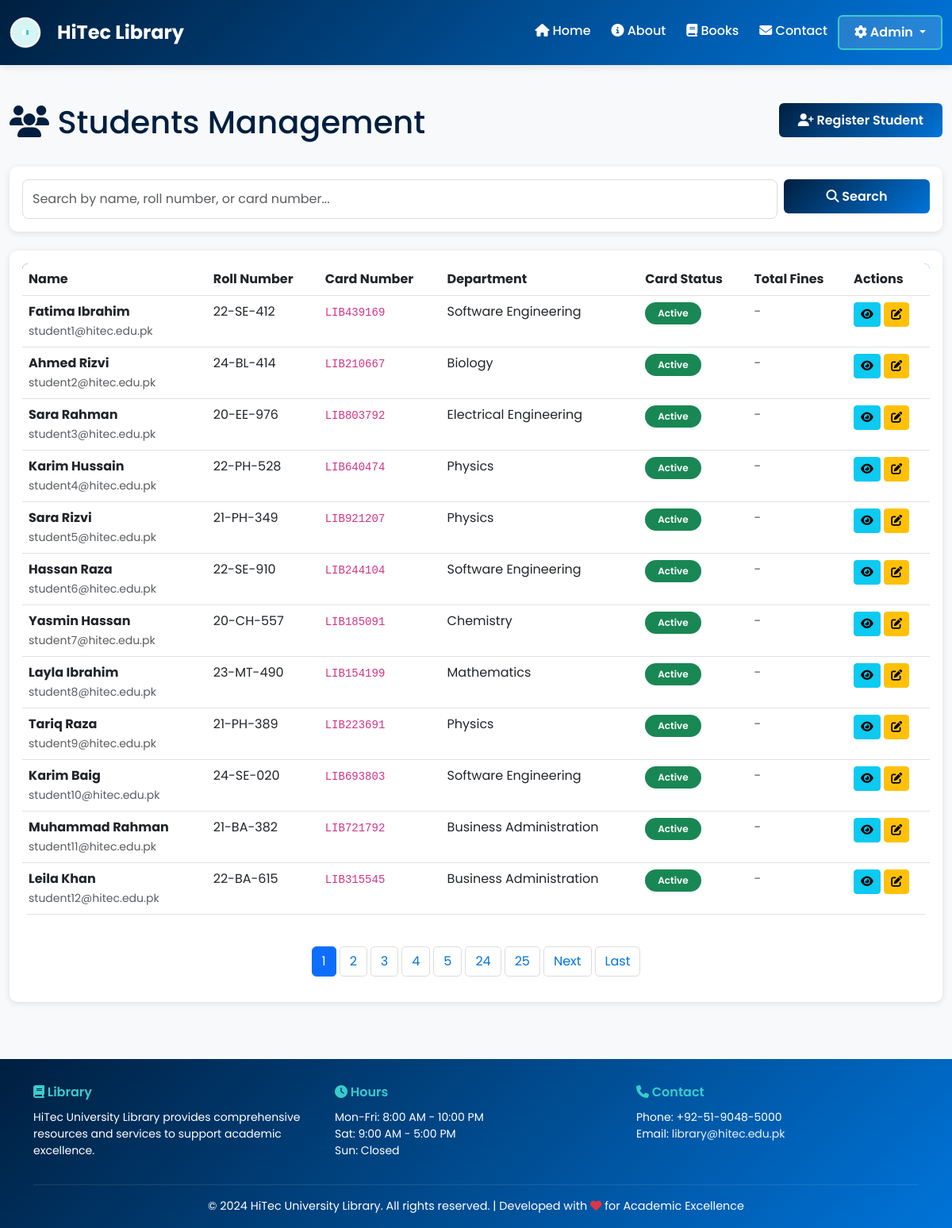
Before: /admin/students (signed in) with the older database file.
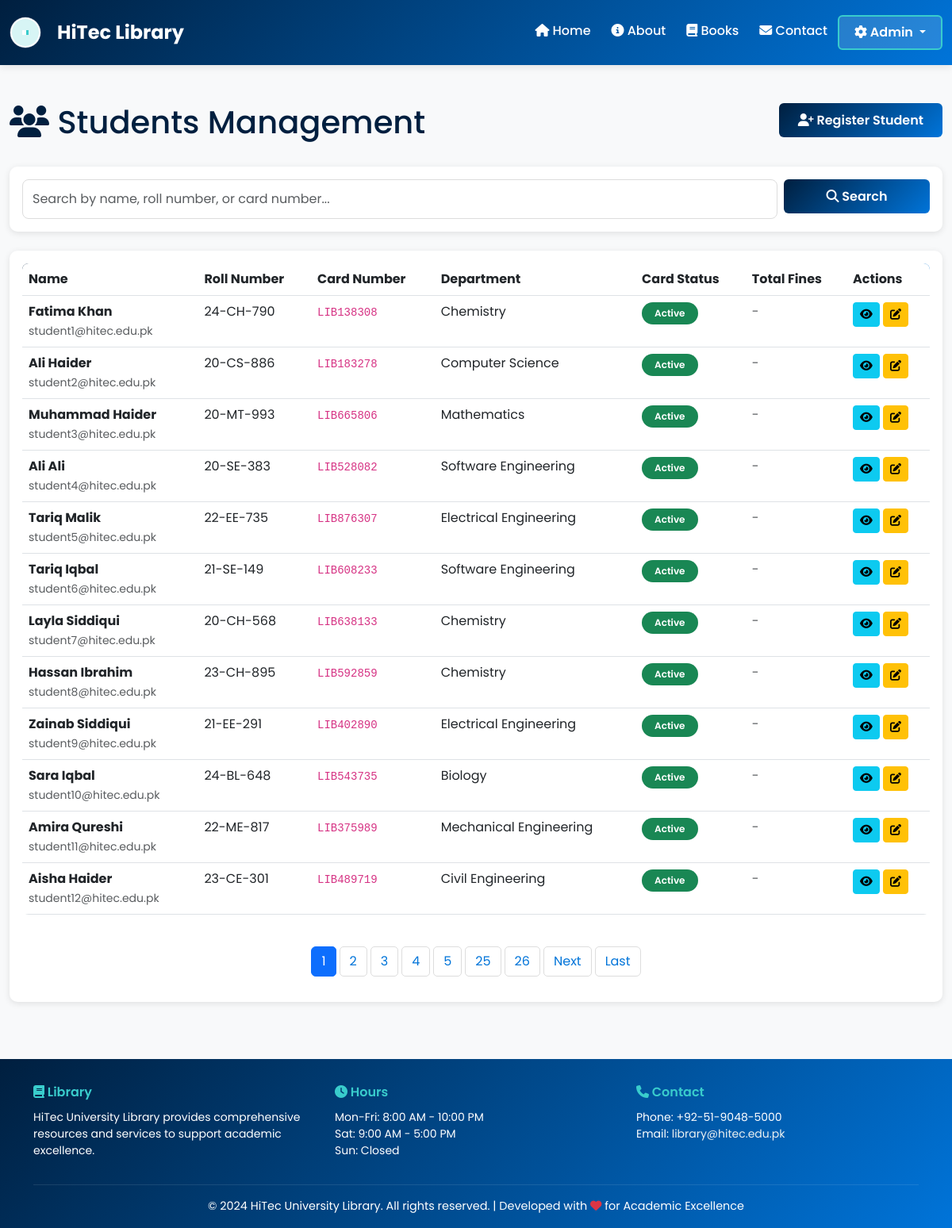
After: the same page with the newer database file.
### app.py (models this page shows)
class Student(db.Model):
    id = db.Column(db.Integer, primary_key=True)
    name = db.Column(db.String(150), nullable=False)
    email = db.Column(db.String(100), unique=True, nullable=False)
    roll_number = db.Column(db.String(20), unique=True, nullable=False)
    phone = db.Column(db.String(15))
    department = db.Column(db.String(100))
    semester = db.Column(db.Integer)
    library_card_number = db.Column(db.String(50), unique=True, nullable=False)
    card_status = db.Column(db.String(20), default='active')  # active, suspended, expired
    total_fines = db.Column(db.Float, default=0.0)
    registered_at = db.Column(db.DateTime, default=get_utc_now)
    loans = db.relationship('Loan', backref='student', lazy=True)
    reviews = db.relationship('Review', backref='student', lazy=True)

### app.py (the view, shortened to what this page needs)
@app.route('/admin/students')
@login_required
def admin_students():
    page = request.args.get('page', 1, type=int)
    search = request.args.get('search', '')
    query = Student.query
    students = query.paginate(page=page, per_page=ITEMS_PER_PAGE)
    return render_template('admin/students.html', students=students, search=search)

### app.py (called while the page is built)
def login_required(f):
    @wraps(f)
    def decorated_function(*args, **kwargs):
        if 'admin_id' not in session:
            flash('Please login to access this page', 'warning')
            return redirect(url_for('admin_login'))
        return f(*args, **kwargs)
    return decorated_function

### templates/admin/students.html (shortened to what the changed rows need)
{% extends "base.html" %}
{% block content %}
<div class="container-fluid py-4">
    <div class="row mb-4">
        <div class="col-md-8">
            <h1 class="text-primary">
                <i class="fas fa-users"></i> Students Management
            </h1>
        </div>
    </div>
    <div class="card border-0 shadow-sm">
        <div class="card-body">
            {% if students.items %}
            <div class="table-responsive">
                <table class="table table-hover">
                    <thead>
                        <tr>
                            <th>Name</th>
                            <th>Roll Number</th>
                            <th>Card Number</th>
                            <th>Department</th>
                            <th>Card Status</th>
                            <th>Total Fines</th>
                            <th>Actions</th>
                        </tr>
                    </thead>
                    <tbody>
                        {% for student in students.items %}
                        <tr>
                            <td>
                                <strong>{{ student.name }}</strong><br>
                                <small class="text-muted">{{ student.email }}</small>
                            </td>
                            <td>{{ student.roll_number }}</td>
                            <td><code>{{ student.library_card_number }}</code></td>
                            <td>{{ student.department or '-' }}</td>
                            <td>
                                {% if student.card_status == 'active' %}
                                <span class="badge bg-success">Active</span>
                                {% elif student.card_status == 'suspended' %}
                                <span class="badge bg-danger">Suspended</span>
                                {% else %}
                                <span class="badge bg-warning">Expired</span>
                                {% endif %}
                            </td>
                            <td>
                                {% if student.total_fines > 0 %}
                                <span class="badge bg-danger">PKR {{ "%.2f"|format(student.total_fines) }}</span>
                                {% else %}
                                <span class="text-muted">-</span>
                                {% endif %}
                            </td>
                            <td>
                                <a href="/admin/students/{{ student.id }}" class="btn btn-sm btn-info">
                                    <i class="fas fa-eye"></i>
                                </a>
                                <a href="/admin/students/{{ student.id }}/edit" class="btn btn-sm btn-warning">
                                    <i class="fas fa-edit"></i>
                                </a>
                            </td>
                        </tr>
                        {% endfor %}
                    </tbody>
                </table>
            </div>
            {% if students.pages > 1 %}
            <nav aria-label="Page navigation" class="mt-4">
                <ul class="pagination justify-content-center">
                    {% for page_num in students.iter_pages() %}
                        {% if page_num %}
                            {% if page_num == students.page %}
                            <li class="page-item active">
                                <span class="page-link">{{ page_num }}</span>
                            </li>
                            {% else %}
                            <li class="page-item">
                                <a class="page-link" href="?page={{ page_num }}&search={{ search }}">{{ page_num }}</a>
                            </li>
                            {% endif %}
                        {% endif %}
                    {% endfor %}
                </ul>
            </nav>
            {% endif %}
            {% else %}
            <div class="alert alert-info text-center py-4">
                <i class="fas fa-search fa-2x mb-2"></i>
                <p>No students found</p>
            </div>
            {% endif %}
        </div>
    </div>
</div>
{% endblock %}

Changed rows visible on the page:
removed Student: name "Ahmed Rizvi", email "student2@hitec.edu.pk", roll_number "24-BL-414", library_card_number "LIB210667", department "Biology", card_status "Active"
removed Student: name "Sara Rahman", email "student3@hitec.edu.pk", roll_number "20-EE-976", library_card_number "LIB803792", department "Electrical Engineering", card_status "Active"
removed Student: name "Sara Rizvi", email "student5@hitec.edu.pk", roll_number "21-PH-349", library_card_number "LIB921207", department "Physics", card_status "Active"
removed Student: name "Hassan Raza", email "student6@hitec.edu.pk", roll_number "22-SE-910", library_card_number "LIB244104", department "Software Engineering", card_status "Active"
removed Student: name "Yasmin Hassan", email "student7@hitec.edu.pk", roll_number "20-CH-557", library_card_number "LIB185091", department "Chemistry", card_status "Active"
removed Student: name "Tariq Raza", email "student9@hitec.edu.pk", roll_number "21-PH-389", library_card_number "LIB223691", department "Physics", card_status "Active"
removed Student: name "Muhammad Rahman", email "student11@hitec.edu.pk", roll_number "21-BA-382", library_card_number "LIB721792", department "Business Administration", card_status "Active"
changed Student "student1@hitec.edu.pk": name "Fatima Ibrahim" → "Fatima Khan"; roll_number "22-SE-412" → "24-CH-790"; library_card_number "LIB439169" → "LIB138308"; department "Software Engineering" → "Chemistry"
added Student: name "Ali Haider", email "student2@hitec.edu.pk", roll_number "20-CS-886", library_card_number "LIB183278", department "Computer Science", card_status "Active"
added Student: name "Muhammad Haider", email "student3@hitec.edu.pk", roll_number "20-MT-993", library_card_number "LIB665806", department "Mathematics", card_status "Active"
changed Student "student4@hitec.edu.pk": name "Karim Hussain" → "Ali Ali"; roll_number "22-PH-528" → "20-SE-383"; library_card_number "LIB640474" → "LIB528082"; department "Physics" → "Software Engineering"
added Student: name "Tariq Malik", email "student5@hitec.edu.pk", roll_number "22-EE-735", library_card_number "LIB876307", department "Electrical Engineering", card_status "Active"
added Student: name "Tariq Iqbal", email "student6@hitec.edu.pk", roll_number "21-SE-149", library_card_number "LIB608233", department "Software Engineering", card_status "Active"
added Student: name "Layla Siddiqui", email "student7@hitec.edu.pk", roll_number "20-CH-568", library_card_number "LIB638133", department "Chemistry", card_status "Active"
changed Student "student8@hitec.edu.pk": name "Layla Ibrahim" → "Hassan Ibrahim"; roll_number "23-MT-490" → "23-CH-895"; library_card_number "LIB154199" → "LIB592859"; department "Mathematics" → "Chemistry"
added Student: name "Zainab Siddiqui", email "student9@hitec.edu.pk", roll_number "21-EE-291", library_card_number "LIB402890", department "Electrical Engineering", card_status "Active"
changed Student "student10@hitec.edu.pk": name "Karim Baig" → "Sara Iqbal"; roll_number "24-SE-020" → "24-BL-648"; library_card_number "LIB693803" → "LIB543735"; department "Software Engineering" → "Biology"
added Student: name "Amira Qureshi", email "student11@hitec.edu.pk", roll_number "22-ME-817", library_card_number "LIB375989", department "Mechanical Engineering", card_status "Active"
changed Student "student12@hitec.edu.pk": name "Leila Khan" → "Aisha Haider"; roll_number "22-BA-615" → "23-CE-301"; library_card_number "LIB315545" → "LIB489719"; department "Business Administration" → "Civil Engineering"
Other visible differences:
new list line: "26"
list line gone: "24"
